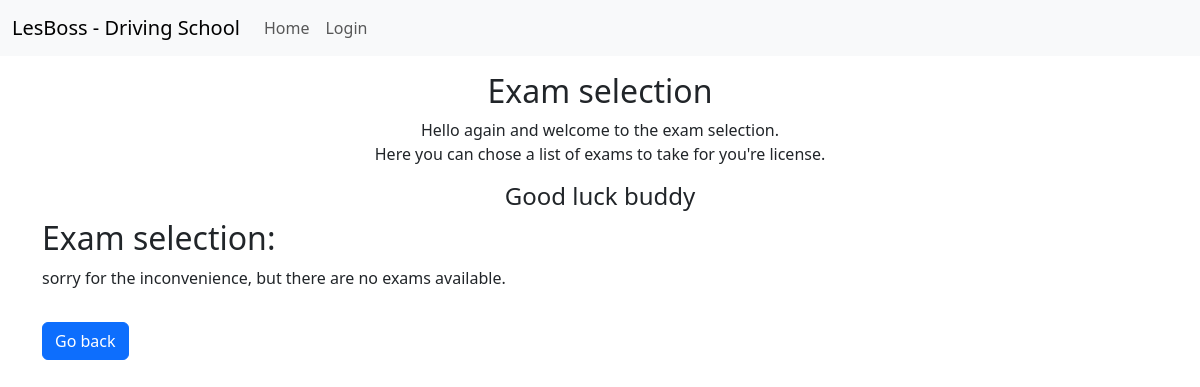
Before: /exam with the older database file.
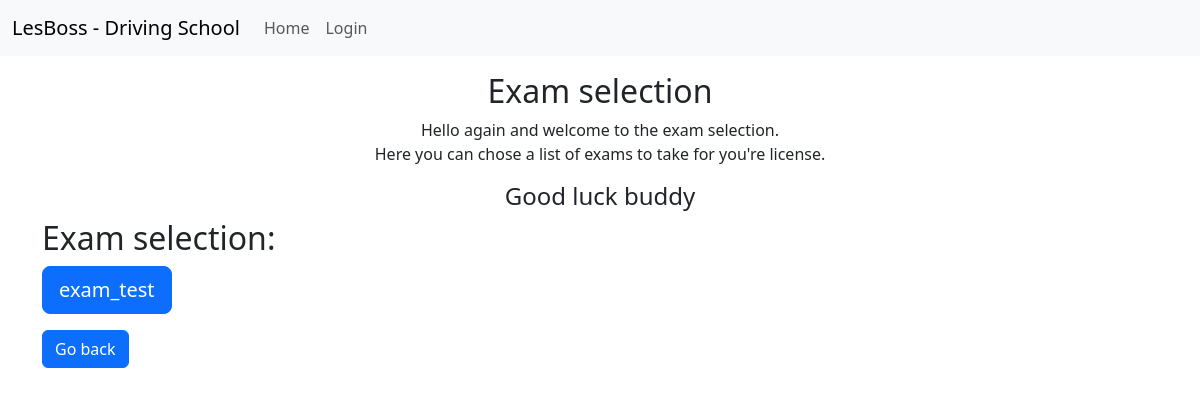
After: the same page with the newer database file.
### app/models.py (models this page shows)
class Exam(models.Model):
    title = models.CharField(max_length=254)

### app/views.py (the view)
# urls.py: path('exam', views.exam_menu, name='exam_menu'),
def exam_menu(request):
    exams = Exam.objects.all()
    return render(request, 'app/exam-menu.html', {'exams': exams})

### app/templates/app/exam-menu.html (shortened to what this page needs)
{% extends 'app/base.html' %}
{% block content %}
    <div class="container">
        <div class="row">
            <div class="col-md-12 text-center mt-3">
                <h2>Exam selection</h2>
                <p>Hello again {{ user.name }} and welcome to the exam selection. <br>
                    Here you can chose a list of exams to take for you're license.</p>
                <h4>Good luck buddy</h4>
            </div>
            <div class="col-md-12 mb-3">
                <h2>Exam selection:</h2>
                <div>
                    {% for exam in exams %}
                        <a href="{% url 'start_exam' exam.pk %}"
                           class="btn btn-primary btn-lg btn-block">{{ exam.title }}</a>
                    {% empty %}
                        <p>sorry for the inconvenience, but there are no exams available.</p>
                    {% endfor %}
                </div>
            </div>
        </div>
        <a href="{% url 'index' %}" class="btn btn-primary">Go back</a>
    </div>
{% endblock %}

Changed rows visible on the page:
added Exam: title "exam_test"
Other visible differences:
text no longer shown: "sorry for the inconvenience, but there are no exams available."
